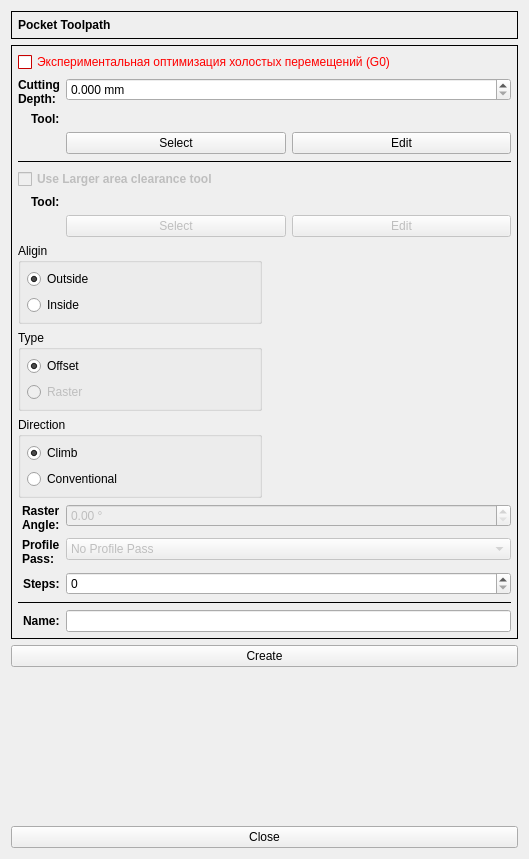
<?xml version="1.0" encoding="UTF-8"?>
<ui version="4.0">
 <class>PocketForm</class>
 <widget class="QWidget" name="PocketForm">
  <property name="geometry">
   <rect>
    <x>0</x>
    <y>0</y>
    <width>529</width>
    <height>859</height>
   </rect>
  </property>
  <property name="minimumSize">
   <size>
    <width>250</width>
    <height>0</height>
   </size>
  </property>
  <property name="windowTitle">
   <string>Form</string>
  </property>
  <layout class="QVBoxLayout" name="verticalLayout">
   <item>
    <widget class="QFrame" name="frame">
     <property name="sizePolicy">
      <sizepolicy hsizetype="Preferred" vsizetype="Fixed">
       <horstretch>0</horstretch>
       <verstretch>0</verstretch>
      </sizepolicy>
     </property>
     <property name="frameShape">
      <enum>QFrame::Box</enum>
     </property>
     <property name="frameShadow">
      <enum>QFrame::Plain</enum>
     </property>
     <layout class="QVBoxLayout" name="verticalLayout_2">
      <property name="leftMargin">
       <number>6</number>
      </property>
      <property name="topMargin">
       <number>6</number>
      </property>
      <property name="rightMargin">
       <number>6</number>
      </property>
      <property name="bottomMargin">
       <number>6</number>
      </property>
      <item>
       <widget class="QLabel" name="label">
        <property name="font">
         <font>
          <weight>75</weight>
          <bold>true</bold>
         </font>
        </property>
        <property name="text">
         <string>Pocket Toolpath</string>
        </property>
       </widget>
      </item>
     </layout>
    </widget>
   </item>
   <item>
    <widget class="QFrame" name="frame_2">
     <property name="frameShape">
      <enum>QFrame::Box</enum>
     </property>
     <property name="frameShadow">
      <enum>QFrame::Plain</enum>
     </property>
     <layout class="QFormLayout" name="formLayout">
      <property name="labelAlignment">
       <set>Qt::AlignRight|Qt::AlignTrailing|Qt::AlignVCenter</set>
      </property>
      <property name="leftMargin">
       <number>6</number>
      </property>
      <property name="topMargin">
       <number>6</number>
      </property>
      <property name="rightMargin">
       <number>6</number>
      </property>
      <property name="bottomMargin">
       <number>6</number>
      </property>
      <item row="1" column="0">
       <widget class="QLabel" name="label_2">
        <property name="font">
         <font>
          <weight>75</weight>
          <bold>true</bold>
         </font>
        </property>
        <property name="text">
         <string>Cutting
Depth:</string>
        </property>
       </widget>
      </item>
      <item row="1" column="1">
       <widget class="DoubleSpinBox" name="dsbxDepth">
        <property name="suffix">
         <string> mm</string>
        </property>
        <property name="decimals">
         <number>3</number>
        </property>
        <property name="maximum">
         <double>100.000000000000000</double>
        </property>
        <property name="singleStep">
         <double>0.100000000000000</double>
        </property>
       </widget>
      </item>
      <item row="2" column="0">
       <widget class="QLabel" name="label_3">
        <property name="font">
         <font>
          <weight>75</weight>
          <bold>true</bold>
         </font>
        </property>
        <property name="text">
         <string>Tool:</string>
        </property>
       </widget>
      </item>
      <item row="2" column="1">
       <widget class="QLabel" name="lblToolName">
        <property name="frameShape">
         <enum>QFrame::NoFrame</enum>
        </property>
        <property name="text">
         <string/>
        </property>
       </widget>
      </item>
      <item row="3" column="1">
       <layout class="QHBoxLayout" name="horizontalLayout">
        <item>
         <widget class="QPushButton" name="pbSelect">
          <property name="text">
           <string>Select</string>
          </property>
         </widget>
        </item>
        <item>
         <widget class="QPushButton" name="pbEdit">
          <property name="text">
           <string>Edit</string>
          </property>
         </widget>
        </item>
       </layout>
      </item>
      <item row="8" column="0" colspan="2">
       <layout class="QGridLayout" name="gridLayout">
        <item row="2" column="0">
         <widget class="QGroupBox" name="groupBox_2">
          <property name="title">
           <string>Direction</string>
          </property>
          <layout class="QVBoxLayout" name="verticalLayout_4">
           <property name="leftMargin">
            <number>6</number>
           </property>
           <property name="topMargin">
            <number>6</number>
           </property>
           <property name="rightMargin">
            <number>6</number>
           </property>
           <property name="bottomMargin">
            <number>6</number>
           </property>
           <item>
            <widget class="QRadioButton" name="rbClimb">
             <property name="text">
              <string>Climb</string>
             </property>
             <property name="checked">
              <bool>true</bool>
             </property>
            </widget>
           </item>
           <item>
            <widget class="QRadioButton" name="rbConventional">
             <property name="text">
              <string>Conventional</string>
             </property>
            </widget>
           </item>
          </layout>
         </widget>
        </item>
        <item row="1" column="0">
         <widget class="QGroupBox" name="groupBox">
          <property name="title">
           <string>Type</string>
          </property>
          <layout class="QVBoxLayout" name="verticalLayout_3">
           <property name="leftMargin">
            <number>6</number>
           </property>
           <property name="topMargin">
            <number>6</number>
           </property>
           <property name="rightMargin">
            <number>6</number>
           </property>
           <property name="bottomMargin">
            <number>6</number>
           </property>
           <item>
            <widget class="QRadioButton" name="rbOffset">
             <property name="text">
              <string>Offset</string>
             </property>
             <property name="checked">
              <bool>true</bool>
             </property>
            </widget>
           </item>
           <item>
            <widget class="QRadioButton" name="rbRaster">
             <property name="enabled">
              <bool>false</bool>
             </property>
             <property name="text">
              <string>Raster</string>
             </property>
            </widget>
           </item>
          </layout>
         </widget>
        </item>
        <item row="0" column="0">
         <widget class="QGroupBox" name="groupBox_4">
          <property name="title">
           <string>Aligin</string>
          </property>
          <layout class="QVBoxLayout" name="verticalLayout_5">
           <property name="leftMargin">
            <number>6</number>
           </property>
           <property name="topMargin">
            <number>6</number>
           </property>
           <property name="rightMargin">
            <number>6</number>
           </property>
           <property name="bottomMargin">
            <number>6</number>
           </property>
           <item>
            <widget class="QRadioButton" name="rbOutside">
             <property name="text">
              <string>Outside</string>
             </property>
             <property name="checked">
              <bool>true</bool>
             </property>
            </widget>
           </item>
           <item>
            <widget class="QRadioButton" name="rbInside">
             <property name="text">
              <string>Inside</string>
             </property>
            </widget>
           </item>
          </layout>
         </widget>
        </item>
        <item row="0" column="1" rowspan="3">
         <widget class="QLabel" name="lblPixmap">
          <property name="text">
           <string/>
          </property>
          <property name="pixmap">
           <pixmap>:/toolpath/offset_climb.png</pixmap>
          </property>
          <property name="alignment">
           <set>Qt::AlignCenter</set>
          </property>
         </widget>
        </item>
       </layout>
      </item>
      <item row="12" column="0" colspan="2">
       <widget class="Line" name="line_2">
        <property name="frameShadow">
         <enum>QFrame::Plain</enum>
        </property>
        <property name="orientation">
         <enum>Qt::Horizontal</enum>
        </property>
       </widget>
      </item>
      <item row="4" column="0" colspan="2">
       <widget class="Line" name="line">
        <property name="frameShadow">
         <enum>QFrame::Plain</enum>
        </property>
        <property name="orientation">
         <enum>Qt::Horizontal</enum>
        </property>
       </widget>
      </item>
      <item row="13" column="0">
       <widget class="QLabel" name="label_6">
        <property name="font">
         <font>
          <weight>75</weight>
          <bold>true</bold>
         </font>
        </property>
        <property name="text">
         <string>Name:</string>
        </property>
       </widget>
      </item>
      <item row="13" column="1">
       <widget class="QLineEdit" name="leName"/>
      </item>
      <item row="9" column="0">
       <widget class="QLabel" name="label_4">
        <property name="font">
         <font>
          <weight>75</weight>
          <bold>true</bold>
         </font>
        </property>
        <property name="text">
         <string>Raster
Angle:</string>
        </property>
       </widget>
      </item>
      <item row="10" column="0">
       <widget class="QLabel" name="label_5">
        <property name="font">
         <font>
          <weight>75</weight>
          <bold>true</bold>
         </font>
        </property>
        <property name="text">
         <string>Profile
Pass:</string>
        </property>
       </widget>
      </item>
      <item row="9" column="1">
       <widget class="DoubleSpinBox" name="dsbxAngle">
        <property name="enabled">
         <bool>false</bool>
        </property>
        <property name="suffix">
         <string> °</string>
        </property>
        <property name="maximum">
         <double>180.000000000000000</double>
        </property>
       </widget>
      </item>
      <item row="10" column="1">
       <widget class="QComboBox" name="cbxPass">
        <property name="enabled">
         <bool>false</bool>
        </property>
        <item>
         <property name="text">
          <string>No Profile Pass</string>
         </property>
        </item>
        <item>
         <property name="text">
          <string>First</string>
         </property>
        </item>
        <item>
         <property name="text">
          <string>Last</string>
         </property>
        </item>
       </widget>
      </item>
      <item row="5" column="0" colspan="2">
       <widget class="QCheckBox" name="chbxUseTwoTools">
        <property name="enabled">
         <bool>false</bool>
        </property>
        <property name="font">
         <font>
          <weight>75</weight>
          <bold>true</bold>
         </font>
        </property>
        <property name="text">
         <string>Use Larger area clearance tool</string>
        </property>
       </widget>
      </item>
      <item row="6" column="0">
       <widget class="QLabel" name="label_7">
        <property name="font">
         <font>
          <weight>75</weight>
          <bold>true</bold>
         </font>
        </property>
        <property name="text">
         <string>Tool:</string>
        </property>
       </widget>
      </item>
      <item row="6" column="1">
       <widget class="QLabel" name="lblToolName_2">
        <property name="enabled">
         <bool>false</bool>
        </property>
        <property name="text">
         <string/>
        </property>
       </widget>
      </item>
      <item row="7" column="1">
       <layout class="QHBoxLayout" name="horizontalLayout_2">
        <item>
         <widget class="QPushButton" name="pbSelect_2">
          <property name="enabled">
           <bool>false</bool>
          </property>
          <property name="text">
           <string>Select</string>
          </property>
         </widget>
        </item>
        <item>
         <widget class="QPushButton" name="pbEdit_2">
          <property name="enabled">
           <bool>false</bool>
          </property>
          <property name="text">
           <string>Edit</string>
          </property>
         </widget>
        </item>
       </layout>
      </item>
      <item row="11" column="1">
       <widget class="QSpinBox" name="sbxSteps"/>
      </item>
      <item row="11" column="0">
       <widget class="QLabel" name="label_8">
        <property name="font">
         <font>
          <weight>75</weight>
          <bold>true</bold>
         </font>
        </property>
        <property name="text">
         <string>Steps:</string>
        </property>
       </widget>
      </item>
      <item row="0" column="0" colspan="2">
       <widget class="QCheckBox" name="checkBox">
        <property name="palette">
         <palette>
          <active>
           <colorrole role="WindowText">
            <brush brushstyle="SolidPattern">
             <color alpha="255">
              <red>255</red>
              <green>0</green>
              <blue>0</blue>
             </color>
            </brush>
           </colorrole>
           <colorrole role="Button">
            <brush brushstyle="SolidPattern">
             <color alpha="255">
              <red>255</red>
              <green>0</green>
              <blue>0</blue>
             </color>
            </brush>
           </colorrole>
           <colorrole role="Light">
            <brush brushstyle="SolidPattern">
             <color alpha="255">
              <red>255</red>
              <green>127</green>
              <blue>127</blue>
             </color>
            </brush>
           </colorrole>
           <colorrole role="Midlight">
            <brush brushstyle="SolidPattern">
             <color alpha="255">
              <red>255</red>
              <green>63</green>
              <blue>63</blue>
             </color>
            </brush>
           </colorrole>
           <colorrole role="Dark">
            <brush brushstyle="SolidPattern">
             <color alpha="255">
              <red>127</red>
              <green>0</green>
              <blue>0</blue>
             </color>
            </brush>
           </colorrole>
           <colorrole role="Mid">
            <brush brushstyle="SolidPattern">
             <color alpha="255">
              <red>170</red>
              <green>0</green>
              <blue>0</blue>
             </color>
            </brush>
           </colorrole>
           <colorrole role="Text">
            <brush brushstyle="SolidPattern">
             <color alpha="255">
              <red>255</red>
              <green>0</green>
              <blue>0</blue>
             </color>
            </brush>
           </colorrole>
           <colorrole role="BrightText">
            <brush brushstyle="SolidPattern">
             <color alpha="255">
              <red>255</red>
              <green>255</green>
              <blue>255</blue>
             </color>
            </brush>
           </colorrole>
           <colorrole role="ButtonText">
            <brush brushstyle="SolidPattern">
             <color alpha="255">
              <red>255</red>
              <green>0</green>
              <blue>0</blue>
             </color>
            </brush>
           </colorrole>
           <colorrole role="Base">
            <brush brushstyle="SolidPattern">
             <color alpha="255">
              <red>255</red>
              <green>255</green>
              <blue>255</blue>
             </color>
            </brush>
           </colorrole>
           <colorrole role="Window">
            <brush brushstyle="SolidPattern">
             <color alpha="255">
              <red>255</red>
              <green>0</green>
              <blue>0</blue>
             </color>
            </brush>
           </colorrole>
           <colorrole role="Shadow">
            <brush brushstyle="SolidPattern">
             <color alpha="255">
              <red>0</red>
              <green>0</green>
              <blue>0</blue>
             </color>
            </brush>
           </colorrole>
           <colorrole role="AlternateBase">
            <brush brushstyle="SolidPattern">
             <color alpha="255">
              <red>255</red>
              <green>127</green>
              <blue>127</blue>
             </color>
            </brush>
           </colorrole>
           <colorrole role="ToolTipBase">
            <brush brushstyle="SolidPattern">
             <color alpha="255">
              <red>255</red>
              <green>255</green>
              <blue>220</blue>
             </color>
            </brush>
           </colorrole>
           <colorrole role="ToolTipText">
            <brush brushstyle="SolidPattern">
             <color alpha="255">
              <red>0</red>
              <green>0</green>
              <blue>0</blue>
             </color>
            </brush>
           </colorrole>
           <colorrole role="PlaceholderText">
            <brush brushstyle="SolidPattern">
             <color alpha="128">
              <red>255</red>
              <green>0</green>
              <blue>0</blue>
             </color>
            </brush>
           </colorrole>
          </active>
          <inactive>
           <colorrole role="WindowText">
            <brush brushstyle="SolidPattern">
             <color alpha="255">
              <red>255</red>
              <green>0</green>
              <blue>0</blue>
             </color>
            </brush>
           </colorrole>
           <colorrole role="Button">
            <brush brushstyle="SolidPattern">
             <color alpha="255">
              <red>255</red>
              <green>0</green>
              <blue>0</blue>
             </color>
            </brush>
           </colorrole>
           <colorrole role="Light">
            <brush brushstyle="SolidPattern">
             <color alpha="255">
              <red>255</red>
              <green>127</green>
              <blue>127</blue>
             </color>
            </brush>
           </colorrole>
           <colorrole role="Midlight">
            <brush brushstyle="SolidPattern">
             <color alpha="255">
              <red>255</red>
              <green>63</green>
              <blue>63</blue>
             </color>
            </brush>
           </colorrole>
           <colorrole role="Dark">
            <brush brushstyle="SolidPattern">
             <color alpha="255">
              <red>127</red>
              <green>0</green>
              <blue>0</blue>
             </color>
            </brush>
           </colorrole>
           <colorrole role="Mid">
            <brush brushstyle="SolidPattern">
             <color alpha="255">
              <red>170</red>
              <green>0</green>
              <blue>0</blue>
             </color>
            </brush>
           </colorrole>
           <colorrole role="Text">
            <brush brushstyle="SolidPattern">
             <color alpha="255">
              <red>255</red>
              <green>0</green>
              <blue>0</blue>
             </color>
            </brush>
           </colorrole>
           <colorrole role="BrightText">
            <brush brushstyle="SolidPattern">
             <color alpha="255">
              <red>255</red>
              <green>255</green>
              <blue>255</blue>
             </color>
            </brush>
           </colorrole>
           <colorrole role="ButtonText">
            <brush brushstyle="SolidPattern">
             <color alpha="255">
              <red>255</red>
              <green>0</green>
              <blue>0</blue>
             </color>
            </brush>
           </colorrole>
           <colorrole role="Base">
            <brush brushstyle="SolidPattern">
             <color alpha="255">
              <red>255</red>
              <green>255</green>
              <blue>255</blue>
             </color>
            </brush>
           </colorrole>
           <colorrole role="Window">
            <brush brushstyle="SolidPattern">
             <color alpha="255">
              <red>255</red>
              <green>0</green>
              <blue>0</blue>
             </color>
            </brush>
           </colorrole>
           <colorrole role="Shadow">
            <brush brushstyle="SolidPattern">
             <color alpha="255">
              <red>0</red>
              <green>0</green>
              <blue>0</blue>
             </color>
            </brush>
           </colorrole>
           <colorrole role="AlternateBase">
            <brush brushstyle="SolidPattern">
             <color alpha="255">
              <red>255</red>
              <green>127</green>
              <blue>127</blue>
             </color>
            </brush>
           </colorrole>
           <colorrole role="ToolTipBase">
            <brush brushstyle="SolidPattern">
             <color alpha="255">
              <red>255</red>
              <green>255</green>
              <blue>220</blue>
             </color>
            </brush>
           </colorrole>
           <colorrole role="ToolTipText">
            <brush brushstyle="SolidPattern">
             <color alpha="255">
              <red>0</red>
              <green>0</green>
              <blue>0</blue>
             </color>
            </brush>
           </colorrole>
           <colorrole role="PlaceholderText">
            <brush brushstyle="SolidPattern">
             <color alpha="128">
              <red>255</red>
              <green>0</green>
              <blue>0</blue>
             </color>
            </brush>
           </colorrole>
          </inactive>
          <disabled>
           <colorrole role="WindowText">
            <brush brushstyle="SolidPattern">
             <color alpha="255">
              <red>127</red>
              <green>0</green>
              <blue>0</blue>
             </color>
            </brush>
           </colorrole>
           <colorrole role="Button">
            <brush brushstyle="SolidPattern">
             <color alpha="255">
              <red>255</red>
              <green>0</green>
              <blue>0</blue>
             </color>
            </brush>
           </colorrole>
           <colorrole role="Light">
            <brush brushstyle="SolidPattern">
             <color alpha="255">
              <red>255</red>
              <green>127</green>
              <blue>127</blue>
             </color>
            </brush>
           </colorrole>
           <colorrole role="Midlight">
            <brush brushstyle="SolidPattern">
             <color alpha="255">
              <red>255</red>
              <green>63</green>
              <blue>63</blue>
             </color>
            </brush>
           </colorrole>
           <colorrole role="Dark">
            <brush brushstyle="SolidPattern">
             <color alpha="255">
              <red>127</red>
              <green>0</green>
              <blue>0</blue>
             </color>
            </brush>
           </colorrole>
           <colorrole role="Mid">
            <brush brushstyle="SolidPattern">
             <color alpha="255">
              <red>170</red>
              <green>0</green>
              <blue>0</blue>
             </color>
            </brush>
           </colorrole>
           <colorrole role="Text">
            <brush brushstyle="SolidPattern">
             <color alpha="255">
              <red>127</red>
              <green>0</green>
              <blue>0</blue>
             </color>
            </brush>
           </colorrole>
           <colorrole role="BrightText">
            <brush brushstyle="SolidPattern">
             <color alpha="255">
              <red>255</red>
              <green>255</green>
              <blue>255</blue>
             </color>
            </brush>
           </colorrole>
           <colorrole role="ButtonText">
            <brush brushstyle="SolidPattern">
             <color alpha="255">
              <red>127</red>
              <green>0</green>
              <blue>0</blue>
             </color>
            </brush>
           </colorrole>
           <colorrole role="Base">
            <brush brushstyle="SolidPattern">
             <color alpha="255">
              <red>255</red>
              <green>0</green>
              <blue>0</blue>
             </color>
            </brush>
           </colorrole>
           <colorrole role="Window">
            <brush brushstyle="SolidPattern">
             <color alpha="255">
              <red>255</red>
              <green>0</green>
              <blue>0</blue>
             </color>
            </brush>
           </colorrole>
           <colorrole role="Shadow">
            <brush brushstyle="SolidPattern">
             <color alpha="255">
              <red>0</red>
              <green>0</green>
              <blue>0</blue>
             </color>
            </brush>
           </colorrole>
           <colorrole role="AlternateBase">
            <brush brushstyle="SolidPattern">
             <color alpha="255">
              <red>255</red>
              <green>0</green>
              <blue>0</blue>
             </color>
            </brush>
           </colorrole>
           <colorrole role="ToolTipBase">
            <brush brushstyle="SolidPattern">
             <color alpha="255">
              <red>255</red>
              <green>255</green>
              <blue>220</blue>
             </color>
            </brush>
           </colorrole>
           <colorrole role="ToolTipText">
            <brush brushstyle="SolidPattern">
             <color alpha="255">
              <red>0</red>
              <green>0</green>
              <blue>0</blue>
             </color>
            </brush>
           </colorrole>
           <colorrole role="PlaceholderText">
            <brush brushstyle="SolidPattern">
             <color alpha="128">
              <red>0</red>
              <green>0</green>
              <blue>0</blue>
             </color>
            </brush>
           </colorrole>
          </disabled>
         </palette>
        </property>
        <property name="toolTip">
         <string>Экспериментальная функция холостых перемещений (G0)</string>
        </property>
        <property name="text">
         <string>Экспериментальная оптимизация холостых перемещений (G0)</string>
        </property>
       </widget>
      </item>
     </layout>
    </widget>
   </item>
   <item>
    <widget class="QPushButton" name="pbCreate">
     <property name="text">
      <string>Create</string>
     </property>
    </widget>
   </item>
   <item>
    <spacer name="verticalSpacer">
     <property name="orientation">
      <enum>Qt::Vertical</enum>
     </property>
     <property name="sizeHint" stdset="0">
      <size>
       <width>20</width>
       <height>40</height>
      </size>
     </property>
    </spacer>
   </item>
   <item>
    <widget class="QPushButton" name="pbClose">
     <property name="text">
      <string>Close</string>
     </property>
    </widget>
   </item>
  </layout>
 </widget>
 <customwidgets>
  <customwidget>
   <class>DoubleSpinBox</class>
   <extends>QDoubleSpinBox</extends>
   <header>doublespinbox.h</header>
  </customwidget>
 </customwidgets>
 <resources/>
 <connections/>
</ui>
